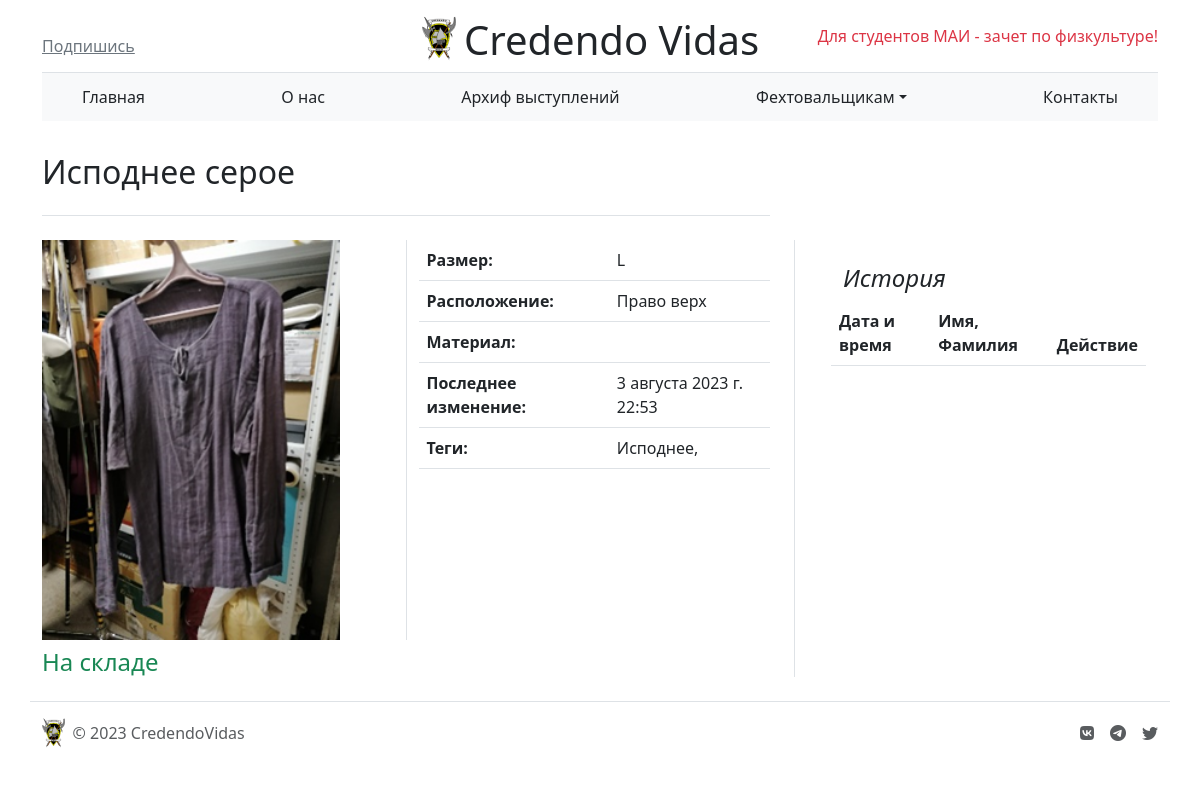
/store/item-id=11, run on the app's committed database.
### store/models.py (models this page shows, shortened)
class Item(models.Model):
    STORED = True
    ACTIVE = False
    STATUS_CHOISES = [
        (STORED, 'На складе'),
        (ACTIVE, 'В работе')
    ]
    name = models.CharField('Название', max_length=100)
    photo = models.ImageField(upload_to='store/item_images/', default="No-Image-Placeholder.svg")
    place = models.CharField('Место на складе', max_length=50)
    size = models.CharField('Размер', max_length=30, blank=True)
    material = models.CharField('Материал', max_length=30, blank=True)
    status = models.BooleanField('Статус', choices=STATUS_CHOISES)
    color = models.ManyToManyField(Color)
    last_status_change = models.DateTimeField('Последнее изменение статуса')
    tags = models.ManyToManyField(Tag, blank=True, null=True)
    category = models.ForeignKey(Category, on_delete=models.CASCADE, verbose_name="Категория", blank=True, default=14)
    quantity_available = models.IntegerField('Доступное количество', default=1)
    quantity_total = models.IntegerField('Общее количество', default=1)
    class Meta:
        verbose_name = 'Предмет'
        verbose_name_plural = 'Предметы'

class Tag(models.Model):
    title = models.CharField('Название тега', max_length=15)
    class Meta:
        verbose_name = 'Тег'
        verbose_name_plural = 'Теги'

### store/views.py (the view)
# urls.py: path('item-id=<int:id>', views.item, name='item'),
def item(request, id):
    item = Item.objects.get(id=id)
    history = Operation.objects.filter(item=item)
    context = {'item': item,
               'history': history}
    return render(request, 'store/item.html', context)

### templates/store/item.html (shortened to what this page needs)
{% extends 'main/layout.html' %}
{% load static %}
{% block content %}
    <main class="container">
  <div class="row g-5">
    <div class="col-md-8">
      <h2 class="pb-4 my-4 border-bottom">
          {{ item.name }}
      </h2>
    </div>
  </div>
    <div class="row g-5">
        <div class="col-8">
            <div class="row mb-2 justify-content-center">
                <div class="col">
                    <img src="{{ item.photo.url }}" height="400px">
                </div>
                <div class="col border-start">
                    <table class="table">
                        <tbody>
                            <tr>
                                <th scope="row">Размер:</th>
                                <td>{{ item.size }}</td>
                            </tr>
                            <tr>
                                    <th scope="row">Расположение:</th>
                                    <td>{{ item.place }}</td>
                            </tr>
                            <tr>
                                    <th scope="row">Материал:</th>
                                    <td>{{ item.material }}</td>
                            </tr>
                            <tr>
                                    <th scope="row">Последнее изменение:</th>
                                    <td>{{ item.last_status_change }}</td>
                            </tr>
                            <tr>
                                    <th scope="row">Теги:</th>
                                    <td>{% for tag in item.tags.all %}
                                        {{ tag.title }},
                                        {% endfor %}
                                    </td>
                            </tr>
                        </tbody>
                    </table>
                </div>
            </div>
            <div class="row">
                <div class="col">
                    {% if item.quantity_total > 1 %}
                        {% if item.quantity_available > 0 %}
                            <h4 class="mb-0 text-success"> Доступно: {{ item.quantity }}</h4>
                        {% else %}
                            <h4 class="mb-0 text-danger"> Все в работе</h4>
                        {% endif %}
                    {% else %}
                        {% if item.status == item.STORED %}
                                <h4 class="mb-0 text-success"> На складе</h4>
                        {% else %}
                                <h4 class="mb-0 text-danger"> В работе</h4>
                        {% endif %}
                    {% endif %}
                </div>
            </div>
        </div>
        <div class="col-4 border-start">
          <div class="position-sticky" style="top: 2rem;">
            <div class="p-4">
              <h4 class="fst-italic">История</h4>
              <div class="row justify-content-between">
                  <table class="table">
                      <thead>
                        <tr>
                            <th scope="col">Дата и время</th>
                            <th scope="col">Имя, Фамилия</th>
                            <th scope="co">Действие</th>
                        </tr>
                      </thead>
                  </table>
              </div>
            </div>
          </div>
        </div>
    </div>
</main>
{% endblock %}

### data on the page
Item: name "Исподнее серое", photo (picture), size "L", place "Право верх", last_status_change "3 августа 2023 г. 22:53"
Tag: title "Исподнее"
